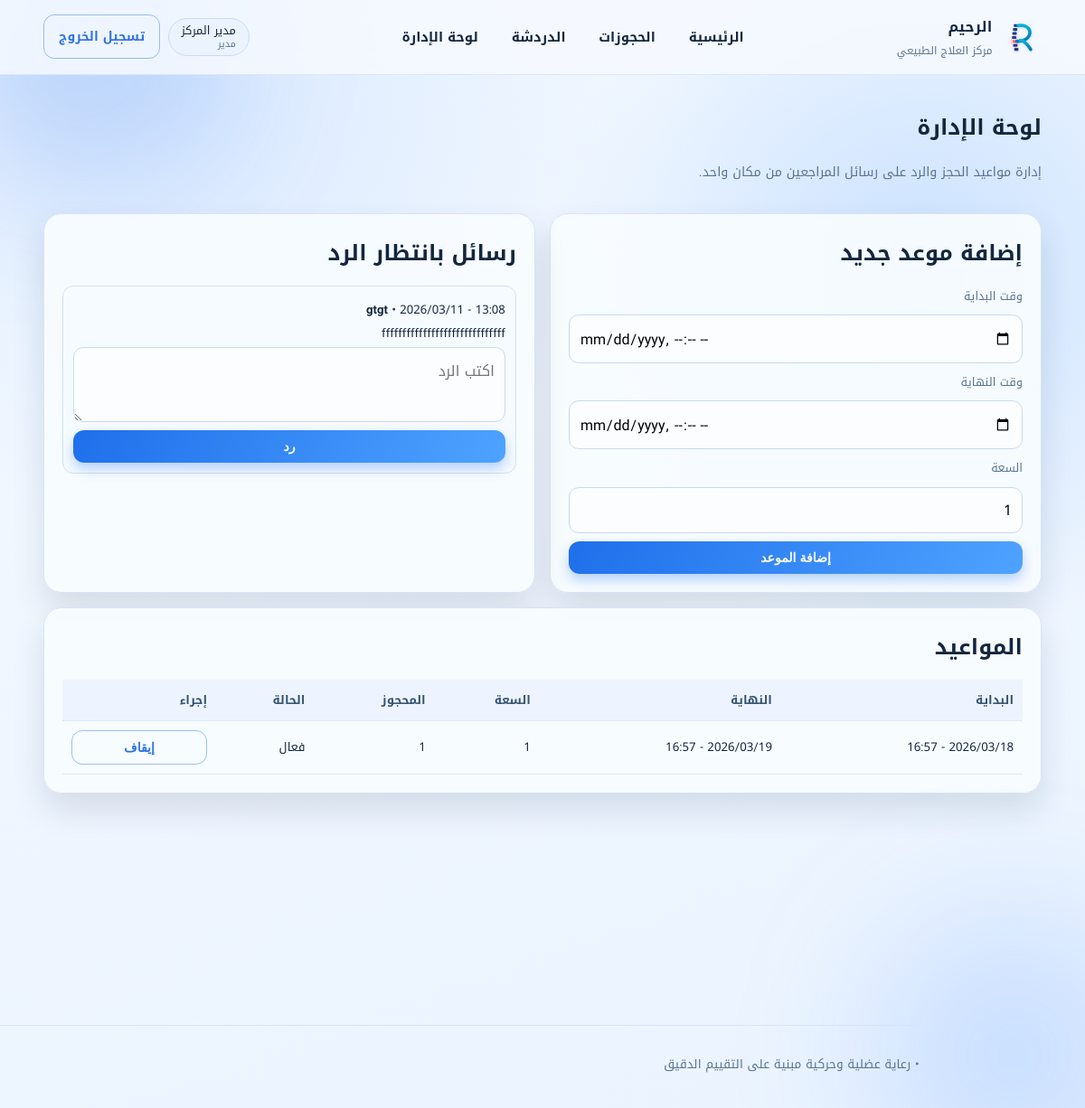
The page /admin (signed in) on the database its author committed.
### tables this page shows
CREATE TABLE users (
            id INTEGER PRIMARY KEY AUTOINCREMENT,
            full_name TEXT NOT NULL,
            username TEXT NOT NULL UNIQUE,
            password_hash TEXT NOT NULL,
            role TEXT NOT NULL CHECK (role IN ('patient', 'admin')),
            created_at TEXT NOT NULL
        );

CREATE TABLE messages (
            id INTEGER PRIMARY KEY AUTOINCREMENT,
            user_id INTEGER NOT NULL,
            body TEXT NOT NULL,
            response TEXT,
            status TEXT NOT NULL DEFAULT 'pending' CHECK (status IN ('pending', 'answered')),
            created_at TEXT NOT NULL,
            responded_at TEXT,
            responded_by INTEGER,
            FOREIGN KEY (user_id) REFERENCES users(id),
            FOREIGN KEY (responded_by) REFERENCES users(id)
        );

CREATE TABLE reservation_slots (
            id INTEGER PRIMARY KEY AUTOINCREMENT,
            start_time TEXT NOT NULL,
            end_time TEXT NOT NULL,
            capacity INTEGER NOT NULL DEFAULT 1,
            is_active INTEGER NOT NULL DEFAULT 1,
            created_by INTEGER,
            created_at TEXT NOT NULL,
            FOREIGN KEY (created_by) REFERENCES users(id)
        );

### app.py (the view)
@app.route("/admin")
@admin_required
def admin_dashboard():
    db = get_db()
    slots = db.execute(
        """
        SELECT
            s.id,
            s.start_time,
            s.end_time,
            s.capacity,
            s.is_active,
            COUNT(r.id) AS booked
        FROM reservation_slots s
        LEFT JOIN reservations r ON r.slot_id = s.id AND r.status = 'confirmed'
        GROUP BY s.id
        ORDER BY s.start_time ASC
        """
    ).fetchall()
    pending_messages = db.execute(
        """
        SELECT m.id, m.body, m.created_at, u.full_name, u.username
        FROM messages m
        JOIN users u ON u.id = m.user_id
        WHERE m.status = 'pending'
        ORDER BY m.created_at ASC
        """
    ).fetchall()
    recent_reservations = db.execute(
        """
        SELECT
            r.id,
            r.notes,
            r.created_at,
            u.full_name,
            s.start_time,
            s.end_time
        FROM reservations r
        JOIN users u ON u.id = r.user_id
        JOIN reservation_slots s ON s.id = r.slot_id
        ORDER BY r.created_at DESC
        LIMIT 12
        """
    ).fetchall()
    return render_template(
        "admin.html",
        slots=slots,
        pending_messages=pending_messages,
        recent_reservations=recent_reservations,
    )

### app.py (called while the page is built)
@login_manager.user_loader
def load_user(user_id: str) -> User | None:
    return User.get(user_id)

def get_db() -> sqlite3.Connection:
    if "db" not in g:
        g.db = sqlite3.connect(DB_PATH)
        g.db.row_factory = sqlite3.Row
    return g.db

def admin_required(view_func):
    @wraps(view_func)
    @login_required
    def wrapped(*args, **kwargs):
        if current_user.role != "admin":
            flash("هذه الصفحة مخصصة للمشرفين فقط.", "error")
            return redirect(url_for("home"))
        return view_func(*args, **kwargs)
    return wrapped

@app.template_filter("dt_ar")
def dt_ar_filter(value: str) -> str:
    if not value:
        return "-"
    try:
        dt = datetime.fromisoformat(value)
        return dt.strftime("%Y/%m/%d - %H:%M")
    except ValueError:
        return value

    @staticmethod
    def from_row(row: sqlite3.Row) -> "User":
        return User(
            user_id=row["id"],
            full_name=row["full_name"],
            username=row["username"],
            role=row["role"],
        )

    @staticmethod
    def get(user_id: str) -> "User | None":
        db = get_db()
        row = db.execute(
            "SELECT id, full_name, username, role FROM users WHERE id = ?",
            (user_id,),
        ).fetchone()
        return User.from_row(row) if row else None

### templates/admin.html (shortened to what this page needs)
{% extends "base.html" %}
{% block content %}
<section class="section-head" data-reveal>
  <h1>لوحة الإدارة</h1>
  <p>إدارة مواعيد الحجز والرد على رسائل المراجعين من مكان واحد.</p>
</section>
<section class="admin-grid" data-reveal>
  <article class="panel">
    <h2>إضافة موعد جديد</h2>
    <form method="post" action="{{ url_for('add_slot') }}" class="grid-form">
      <label for="start_time">وقت البداية</label>
      <input id="start_time" name="start_time" type="datetime-local" required />
      <label for="end_time">وقت النهاية</label>
      <input id="end_time" name="end_time" type="datetime-local" required />
      <label for="capacity">السعة</label>
      <input id="capacity" name="capacity" type="number" min="1" max="20" value="1" required />
      <button class="btn" type="submit">إضافة الموعد</button>
    </form>
  </article>
  <article class="panel">
    <h2>رسائل بانتظار الرد</h2>
    {% if pending_messages %}
      <div class="pending-list">
        {% for msg in pending_messages %}
        <div class="pending-item">
          <p><strong>{{ msg.full_name }}</strong> • {{ msg.created_at|dt_ar }}</p>
          <p>{{ msg.body }}</p>
          <form method="post" action="{{ url_for('respond_message', message_id=msg.id) }}">
            <textarea name="response" rows="2" placeholder="اكتب الرد" required></textarea>
            <button class="btn" type="submit">رد</button>
          </form>
        </div>
        {% endfor %}
      </div>
    {% else %}
      <p class="empty-state">لا توجد رسائل معلقة.</p>
    {% endif %}
  </article>
</section>
<section class="panel" data-reveal>
  <h2>المواعيد</h2>
  {% if slots %}
  <div class="table-wrap">
    <table>
      <thead>
        <tr>
          <th>البداية</th>
          <th>النهاية</th>
          <th>السعة</th>
          <th>المحجوز</th>
          <th>الحالة</th>
          <th>إجراء</th>
        </tr>
      </thead>
      <tbody>
        {% for slot in slots %}
        <tr>
          <td>{{ slot.start_time|dt_ar }}</td>
          <td>{{ slot.end_time|dt_ar }}</td>
          <td>{{ slot.capacity }}</td>
          <td>{{ slot.booked }}</td>
          <td>{{ 'فعال' if slot.is_active else 'متوقف' }}</td>
          <td>
            <form method="post" action="{{ url_for('toggle_slot', slot_id=slot.id) }}">
              <button class="btn ghost" type="submit">{{ 'إيقاف' if slot.is_active else 'تفعيل' }}</button>
            </form>
          </td>
        </tr>
        {% endfor %}
      </tbody>
    </table>
  </div>
  {% else %}
    <p class="empty-state">لا توجد مواعيد مضافة.</p>
  {% endif %}
</section>
{% endblock %}

### templates/base.html (shortened to what this page needs)
<!doctype html>
<html lang="ar" dir="rtl">
  <head>
    <link rel="stylesheet" href="{{ url_for('static', filename='css/style.css') }}" />
  </head>
  <body>
    <div class="bg-orb bg-orb-a" aria-hidden="true"></div>
    <div class="bg-orb bg-orb-b" aria-hidden="true"></div>
    <header class="site-header">
      <div class="container nav-wrap">
        <a href="{{ url_for('home') }}" class="brand">
          <img src="{{ url_for('static', filename='images/r-logo.svg') }}" alt="شعار الرحيم بشكل جسم إنسان وعمود فقري" class="brand-logo" />
          <div>
            <strong>الرحيم</strong>
            <span>مركز العلاج الطبيعي</span>
          </div>
        </a>
        <nav class="site-nav">
          <a href="{{ url_for('home') }}">الرئيسية</a>
          {% if current_user.is_authenticated %}
          <a href="{{ url_for('reservations') }}">الحجوزات</a>
          <a href="{{ url_for('chat') }}">الدردشة</a>
          {% if current_user.role == 'admin' %}
          <a href="{{ url_for('admin_dashboard') }}">لوحة الإدارة</a>
          {% endif %}
          {% endif %}
        </nav>
        <div class="account-zone">
          {% if current_user.is_authenticated %}
          <span class="account-pill">
            {{ current_user.full_name }}
            <small>{{ 'مدير' if current_user.role == 'admin' else 'مراجع' }}</small>
          </span>
          <a class="btn ghost" href="{{ url_for('logout') }}">تسجيل الخروج</a>
          {% else %}
          <a class="btn ghost" href="{{ url_for('register') }}">حساب جديد</a>
          <a class="btn" href="{{ url_for('login') }}">دخول</a>
          {% endif %}
        </div>
      </div>
    </header>
    <main class="container page-content">
      {% block content %}{% endblock %}
    </main>
    <footer class="site-footer">
      <div class="container">
        <p>الرحيم للعلاج الطبيعي • رعاية عضلية وحركية مبنية على التقييم الدقيق</p>
      </div>
    </footer>
  </body>
</html>

### static/css/style.css (style rules this page uses)
:root { --bg: #edf4ff; --paper: #f8fbff; --text: #14263f; --muted: #5a7491; --primary: #1f6feb; --primary-dark: #184da8; --accent: #2e73e2; --line: #d8e4f4; --good: #1f6feb; --warn: #2f75d6; --danger: #b33a4c; --shadow: 0 18px 36px rgba(20, 38, 63, 0.12); --radius: 18px; }
* { box-sizing: border-box; }
html, body { margin: 0; padding: 0; }
body { font-family: "Noto Kufi Arabic", "Changa", sans-serif; color: var(--text); background: radial-gradient(circle at 18% 8%, #dbeaff 0%, rgba(219, 234, 255, 0) 34%), radial-gradient(circle at 85% 24%, #cbe2ff 0%, rgba(203, 226, 255, 0) 30%), linear-gradient(160deg, #f4f9ff 0%, #eaf3ff 100%); min-height: 100vh; }
.bg-orb { position: fixed; width: 300px; height: 300px; border-radius: 50%; filter: blur(80px); z-index: -2; pointer-events: none; }
.bg-orb-a { background: rgba(31, 111, 235, 0.2); top: -90px; left: -60px; }
.bg-orb-b { background: rgba(67, 140, 255, 0.2); bottom: -90px; right: -70px; }
.container { width: min(1140px, 92vw); margin: 0 auto; }
.site-header { position: sticky; top: 0; z-index: 30; backdrop-filter: blur(12px); background: rgba(246, 250, 255, 0.86); border-bottom: 1px solid rgba(216, 228, 244, 0.85); }
.nav-wrap { display: flex; align-items: center; justify-content: space-between; gap: 1rem; padding: 0.9rem 0; }
.brand { display: inline-flex; align-items: center; gap: 0.65rem; color: var(--text); text-decoration: none; }
.brand-logo { width: 44px; height: 44px; }
.brand strong { display: block; font-size: 1rem; letter-spacing: 0.2px; }
.brand span { display: block; color: var(--muted); font-size: 0.75rem; }
.site-nav { display: inline-flex; align-items: center; gap: 0.9rem; }
.site-nav a { text-decoration: none; color: var(--text); font-weight: 600; font-size: 0.92rem; padding: 0.45rem 0.7rem; border-radius: 10px; transition: background-color 0.2s ease, color 0.2s ease; }
.account-zone { display: inline-flex; align-items: center; gap: 0.55rem; }
.account-pill { background: #ebf3ff; border: 1px solid #c8dbf4; border-radius: 999px; padding: 0.35rem 0.85rem; font-size: 0.8rem; display: inline-flex; flex-direction: column; line-height: 1.25; }
.account-pill small { color: var(--muted); }
.page-content { padding: 2rem 0 3rem; }
.site-footer { border-top: 1px solid var(--line); padding: 1rem 0 1.4rem; color: var(--muted); font-size: 0.85rem; }
.btn { display: inline-flex; align-items: center; justify-content: center; border: none; background: linear-gradient(120deg, var(--primary), #4ea3ff); color: #fff; text-decoration: none; border-radius: 12px; padding: 0.63rem 1rem; font-size: 0.88rem; font-weight: 700; cursor: pointer; transition: transform 0.2s ease, box-shadow 0.2s ease, opacity 0.2s ease; box-shadow: 0 7px 14px rgba(31, 111, 235, 0.3); }
.btn.ghost { background: transparent; color: var(--accent); border: 1px solid rgba(46, 115, 226, 0.45); box-shadow: none; }
.flow, .services, .muscle-lab, .quick-slots, .panel { background: rgba(248, 252, 255, 0.92); border: 1px solid var(--line); border-radius: calc(var(--radius) + 2px); box-shadow: var(--shadow); padding: 1.25rem; margin-top: 1rem; }
.flow h2, .services h2, .muscle-lab h2, .quick-slots h2, .panel h2, .section-head h1 { margin: 0 0 0.8rem; }
.section-head { margin: 0.2rem 0 1rem; }
.section-head p { margin: 0; color: var(--muted); font-size: 0.9rem; }
.panel form { display: grid; gap: 0.55rem; }
label { font-size: 0.8rem; color: var(--muted); }
input, textarea, select { width: 100%; border: 1px solid #c9d9ed; border-radius: 11px; padding: 0.58rem 0.68rem; font: inherit; background: #fcfdff; }
textarea { resize: vertical; }
.grid-form { grid-template-columns: 1fr; }
.table-wrap { overflow-x: auto; }
table { width: 100%; border-collapse: collapse; min-width: 700px; }
th, td { text-align: right; padding: 0.62rem; border-bottom: 1px solid #dce8f7; font-size: 0.83rem; }
th { color: #355373; background: #edf4ff; }
.admin-grid { display: grid; grid-template-columns: 1fr 1fr; gap: 1rem; }
.pending-list { display: grid; gap: 0.8rem; }
.pending-item { border-radius: 12px; border: 1px solid #d3e1f3; background: #f6fbff; padding: 0.7rem; }
.pending-item p { margin: 0.25rem 0; font-size: 0.82rem; line-height: 1.7; }
[data-reveal] { opacity: 0; transform: translateY(20px); transition: transform 0.55s ease, opacity 0.55s ease; }
[data-reveal].visible { opacity: 1; transform: translateY(0); }

### rows shown on the page
users: full_name "مدير المركز", role "مدير"
messages: full_name "gtgt", created_at|dt_ar "2026/03/11 - 13:08", body "ffffffffffffffffffffffffffffff"
reservation_slots: start_time|dt_ar "2026/03/18 - 16:57", end_time|dt_ar "2026/03/19 - 16:57", capacity "1", booked "1", is_active "فعال", is_active "إيقاف"
